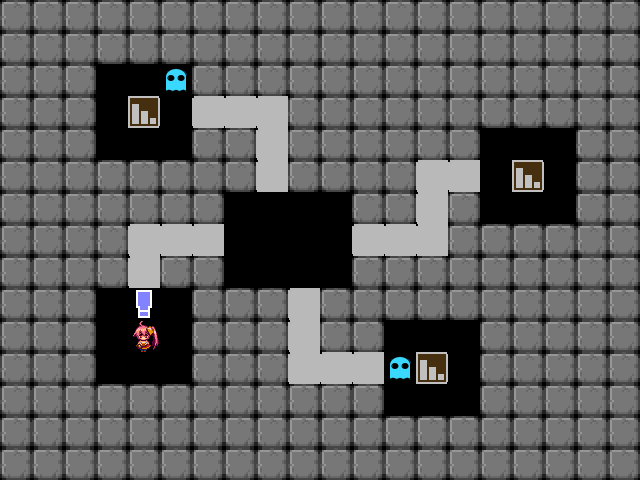

A 2D game scene composited from a Tiled map and its tileset images. What follows is a short description and the map's XML, with every tile layer's data as written:
An orthogonal 20x15 tile map with 32x32 px tiles, 1 tile layer (タイル・レイヤー1).

<map version="1.0" orientation="orthogonal" renderorder="right-down" width="20" height="15" tilewidth="32" tileheight="32" nextobjectid="1">
 <tileset firstgid="1" name="tileset" tilewidth="32" tileheight="32">
  <image source="tileset.png" width="256" height="128" />
 </tileset>
 <layer name="タイル・レイヤー1" width="20" height="15">
  <data encoding="csv">
3,3,3,3,3,3,3,3,3,3,3,3,3,3,3,3,3,3,3,3,
3,3,3,3,3,3,3,3,3,3,3,3,3,3,3,3,3,3,3,3,
3,3,3,0,0,9,3,3,3,3,3,3,3,3,3,3,3,3,3,3,
3,3,3,0,2,0,4,4,4,3,3,3,3,3,3,3,3,3,3,3,
3,3,3,0,0,0,3,3,4,3,3,3,3,3,3,0,0,0,3,3,
3,3,3,3,3,3,3,3,4,3,3,3,3,4,4,0,2,0,3,3,
3,3,3,3,3,3,3,0,0,0,0,3,3,4,3,0,0,0,3,3,
3,3,3,3,4,4,4,0,0,0,0,4,4,4,3,3,3,3,3,3,
3,3,3,3,4,3,3,0,0,0,0,3,3,3,3,3,3,3,3,3,
3,3,3,0,5,0,3,3,3,4,3,3,3,3,3,3,3,3,3,3,
3,3,3,0,1,0,3,3,3,4,3,3,0,0,0,3,3,3,3,3,
3,3,3,0,0,0,3,3,3,4,4,4,9,2,0,3,3,3,3,3,
3,3,3,3,3,3,3,3,3,3,3,3,0,0,0,3,3,3,3,3,
3,3,3,3,3,3,3,3,3,3,3,3,3,3,3,3,3,3,3,3,
3,3,3,3,3,3,3,3,3,3,3,3,3,3,3,3,3,3,3,3
</data>
 </layer>
</map>
